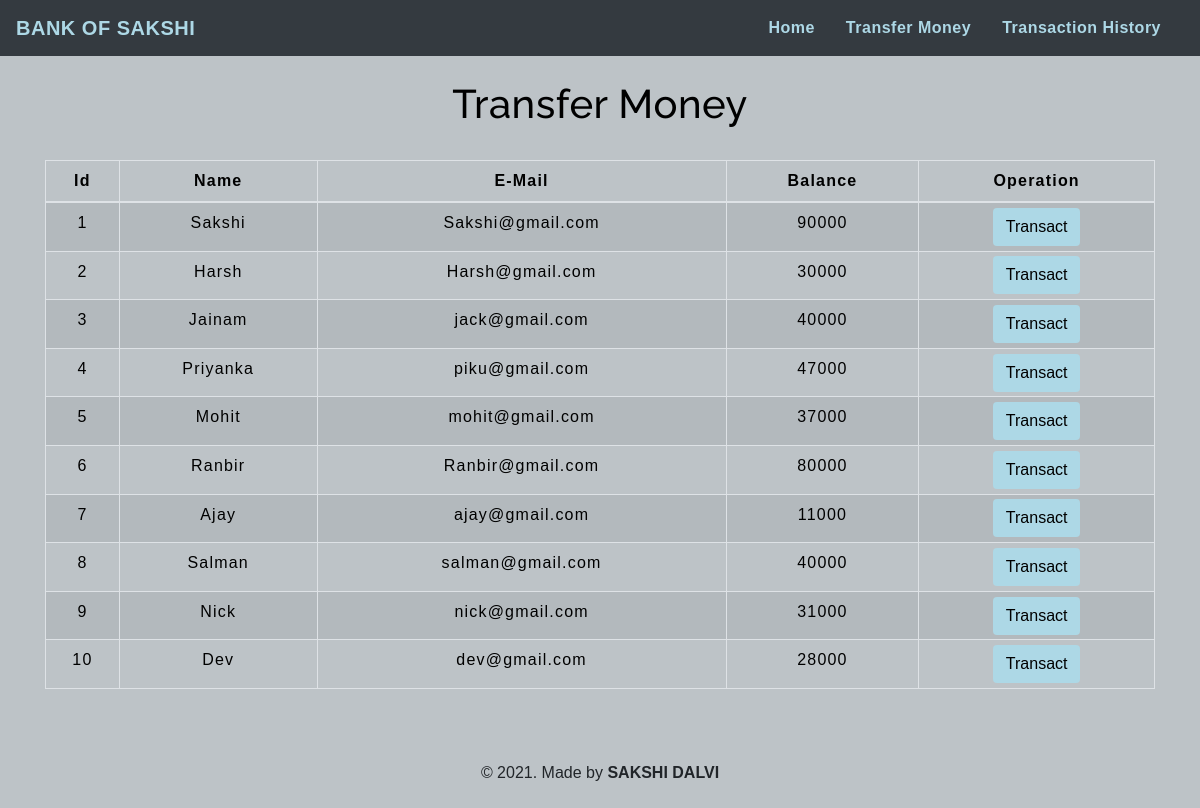
The app's page /transfermoney.php with its own data.
### tables this page shows
CREATE TABLE `users` (
  `id` int(3) NOT NULL,
  `name` text NOT NULL,
  `email` varchar(30) NOT NULL,
  `balance` int(8) NOT NULL
);

### transfermoney.php (the view, shortened to what this page needs)
<!DOCTYPE html>
<html lang="en">
<head>
    <link rel="stylesheet" href="https://maxcdn.bootstrapcdn.com/bootstrap/4.0.0/css/bootstrap.min.css">
    <link rel="stylesheet" type="text/css" href="css/table.css">
    <link rel="stylesheet" type="text/css" href="css/navbar.css">
</head>
<body style="background-color : #BDC3C7;">
<?php
    include 'config.php';
    $sql = "SELECT * FROM users";
    $result = mysqli_query($conn,$sql);
?>
<?php
  include 'navbar.php';
?>
<div class="container">
        <h2 class="text-center pt-4" style="color : black;">Transfer Money</h2>
        <br>
            <div class="row">
                <div class="col">
                    <div class="table-responsive-sm">
                    <table class="table table-hover table-sm table-striped table-condensed table-bordered" style="border-color:black;">
                        <thead style="color : black;">
                            <tr>
                            <th scope="col" class="text-center py-2">Id</th>
                            <th scope="col" class="text-center py-2">Name</th>
                            <th scope="col" class="text-center py-2">E-Mail</th>
                            <th scope="col" class="text-center py-2">Balance</th>
                            <th scope="col" class="text-center py-2">Operation</th>
                            </tr>
                        </thead>
                        <tbody>
                <?php
                    while($rows=mysqli_fetch_assoc($result)){
                ?>
                    <tr style="color : black;">
                        <td class="py-2"><?php echo $rows['id'] ?></td>
                        <td class="py-2"><?php echo $rows['name']?></td>
                        <td class="py-2"><?php echo $rows['email']?></td>
                        <td class="py-2"><?php echo $rows['balance']?></td>
                        <td><a href="selecteduserdetail.php?id= <?php echo $rows['id'] ;?>"> <button type="button" class="btn" style="background-color : #ADD8E6;">Transact</button></a></td>
                    </tr>
                <?php
                    }
                ?>
                        </tbody>
                    </table>
                    </div>
                </div>
            </div>
         </div>
         <footer class="text-center mt-5 py-2">
            <p>&copy 2021. Made by <b>SAKSHI DALVI</b> <br></p>
        </footer>
</body>
</html>

### navbar.php (shortened to what this page needs)
<nav class="navbar navbar-expand-md navbar-dark bg-dark">
<a class="navbar-brand" href="index.php" style="color : #ADD8E6;"><b>BANK OF SAKSHI</b></a>
<div class="collapse navbar-collapse" id="collapsibleNavbar">
      <ul class="navbar-nav ml-auto">
        <li class="nav-item">
          <a class="nav-link" href="index.php" style="color : #ADD8E6;"><b>Home</b></a>
        </li>
        <li class="nav-item">
          <a class="nav-link" href="transfermoney.php" style="color : #ADD8E6;"><b>Transfer Money</b></a>
        </li>
        <li class="nav-item">
          <a class="nav-link" href="transactionhistory.php" style="color : #ADD8E6;"><b>Transaction History</b></a>
        </li>
    </div>
 </nav>

### css/table.css (style rules this page uses)
* { padding: 0; margin: 0; box-sizing: border-box; font-family: sans-serif; }
h2 { font-size: 40px; }
table { letter-spacing: 1.2px; }
td { text-align: center; }
button { border:none; background: #d9d9d9; transition: 1s; }

### css/navbar.css (style rules this page uses)
.nav-link { margin-right: 15px; color:#2F363F; letter-spacing: 0.5px; transition: 0.5s; }
.navbar-brand { color: #4C4B4B; letter-spacing: 0.5px; }
h2 { color: #4C4B4B; letter-spacing: 0.5px; font-family: raleway; }

### transfermoney.php (style rules this page uses)
button { transition: 1.5s; }

### records on screen
users: id "1", name "Sakshi", email "Sakshi@gmail.com", balance "90000"
users: id "2", name "Harsh", email "Harsh@gmail.com", balance "30000"
users: id "3", name "Jainam", email "jack@gmail.com", balance "40000"
users: id "4", name "Priyanka", email "piku@gmail.com", balance "47000"
users: id "5", name "Mohit", email "mohit@gmail.com", balance "37000"
users: id "6", name "Ranbir", email "Ranbir@gmail.com", balance "80000"
users: id "7", name "Ajay", email "ajay@gmail.com", balance "11000"
users: id "8", name "Salman", email "salman@gmail.com", balance "40000"
users: id "9", name "Nick", email "nick@gmail.com", balance "31000"
users: id "10", name "Dev", email "dev@gmail.com", balance "28000"
